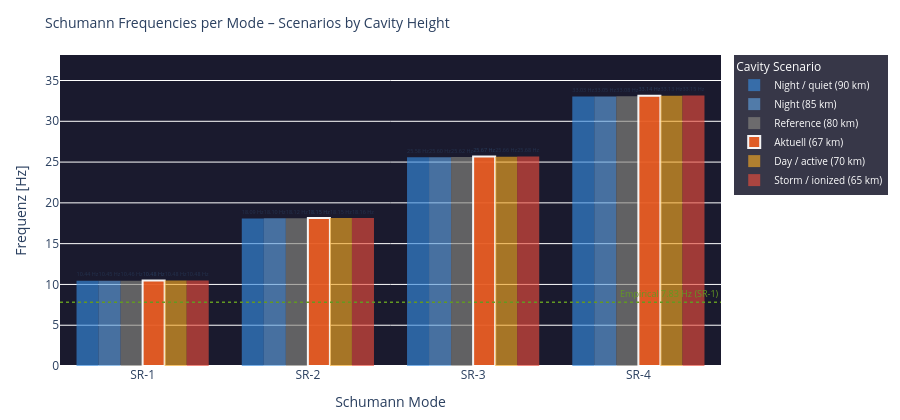

The notebook cell saved with this chart:
### Code cell
# ============================================================
# RESONANCE CONDITIONS – Schumann frequencies as bar chart
# Each SR mode: frequency at different cavity heights
# ============================================================

modi        = [1, 2, 3, 4]
h_scenarios = {
    'Night / quiet (90 km)':   90.0,
    'Night (85 km)':           85.0,
    'Reference (80 km)':        80.0,
    f'Aktuell ({h_eff:.0f} km)': float(h_eff),
    'Day / active (70 km)':     70.0,
    'Storm / ionized (65 km)': 65.0,
}
colors_h = ['#378ADD','#5F9FDD','#888780','#E85D24','#F2A623','#e74c3c']

fig = go.Figure()

x_labels = [f'SR-{n}' for n in modi]

for i, (label, h) in enumerate(h_scenarios.items()):
    freqs = [schumann_freq(n, h) for n in modi]
    # Highlight if this is the current height
    is_current = abs(h - float(h_eff)) < 0.1
    fig.add_trace(go.Bar(
        name=label,
        x=x_labels,
        y=freqs,
        marker_color=colors_h[i],
        opacity=0.95 if is_current else 0.65,
        marker_line=dict(color='white', width=2) if is_current else dict(width=0),
        text=[f'{f:.2f} Hz' for f in freqs],
        textposition='outside',
        textfont=dict(size=8),
    ))

# Referenz-Linie SR-1 = 7.83 Hz (empirisch)
fig.add_hline(y=7.83, line_dash='dot', line_color='#639922', line_width=1.5,
              annotation_text='Empirical 7.83 Hz (SR-1)',
              annotation_font=dict(size=9, color='#639922'))

fig.update_layout(
    title=dict(text='Schumann Frequencies per Mode – Scenarios by Cavity Height', font=dict(size=14)),
    barmode='group',
    xaxis=dict(title='Schumann Mode'),
    yaxis=dict(title='Frequenz [Hz]', range=[0, max(schumann_freq(4, 65)*1.15, 38)]),
    height=420,
    plot_bgcolor='#1a1a2e',
    paper_bgcolor='rgba(0,0,0,0)',
    legend=dict(title='Cavity Scenario', bgcolor='rgba(20,20,40,0.85)',
                font=dict(color='white', size=10)),
    margin=dict(l=60, r=30, t=55, b=50)
)
fig.show()

# Textausgabe Delta zur Referenz
print(f'\nFrequency delta (current {h_eff:.0f} km vs. reference 80 km):')
ref_f = {n: schumann_freq(n, 80.0) for n in modi}
act_f = {n: schumann_freq(n, float(h_eff)) for n in modi}
for n in modi:
    d = (act_f[n] - ref_f[n]) * 1000
    print(f'  SR-{n}: {act_f[n]:.4f} Hz  (Ref {ref_f[n]:.4f} Hz  Δ {d:+.1f} mHz)')

### Figure 1 — Plotly figure (JSON) as saved in the notebook; plotly's stock layout.template omitted (floating-point values rounded to 4 significant figures)
{"data": [{"marker": {"color": "#378ADD", "line": {"width": 0}}, "name": "Night / quiet (90 km)", "opacity": 0.65, "text": ["10.44 Hz", "18.09 Hz", "25.58 Hz", "33.03 Hz"], "textfont": {"size": 8}, "textposition": "outside", "type": "bar", "x": ["SR-1", "SR-2", "SR-3", "SR-4"], "y": [10.44, 18.09, 25.58, 33.03]}, {"marker": {"color": "#5F9FDD", "line": {"width": 0}}, "name": "Night (85 km)", "opacity": 0.65, "text": ["10.45 Hz", "18.10 Hz", "25.60 Hz", "33.05 Hz"], "textfont": {"size": 8}, "textposition": "outside", "type": "bar", "x": ["SR-1", "SR-2", "SR-3", "SR-4"], "y": [10.45, 18.1, 25.6, 33.05]}, {"marker": {"color": "#888780", "line": {"width": 0}}, "name": "Reference (80 km)", "opacity": 0.65, "text": ["10.46 Hz", "18.12 Hz", "25.62 Hz", "33.08 Hz"], "textfont": {"size": 8}, "textposition": "outside", "type": "bar", "x": ["SR-1", "SR-2", "SR-3", "SR-4"], "y": [10.46, 18.12, 25.62, 33.08]}, {"marker": {"color": "#E85D24", "line": {"color": "white", "width": 2}}, "name": "Aktuell (67 km)", "opacity": 0.95, "text": ["10.48 Hz", "18.15 Hz", "25.67 Hz", "33.14 Hz"], "textfont": {"size": 8}, "textposition": "outside", "type": "bar", "x": ["SR-1", "SR-2", "SR-3", "SR-4"], "y": [10.48, 18.15, 25.67, 33.14]}, {"marker": {"color": "#F2A623", "line": {"width": 0}}, "name": "Day / active (70 km)", "opacity": 0.65, "text": ["10.48 Hz", "18.15 Hz", "25.66 Hz", "33.13 Hz"], "textfont": {"size": 8}, "textposition": "outside", "type": "bar", "x": ["SR-1", "SR-2", "SR-3", "SR-4"], "y": [10.48, 18.15, 25.66, 33.13]}, {"marker": {"color": "#e74c3c", "line": {"width": 0}}, "name": "Storm / ionized (65 km)", "opacity": 0.65, "text": ["10.48 Hz", "18.16 Hz", "25.68 Hz", "33.15 Hz"], "textfont": {"size": 8}, "textposition": "outside", "type": "bar", "x": ["SR-1", "SR-2", "SR-3", "SR-4"], "y": [10.48, 18.16, 25.68, 33.15]}], "layout": {"annotations": [{"font": {"color": "#639922", "size": 9}, "showarrow": false, "text": "Empirical 7.83 Hz (SR-1)", "x": 1, "xanchor": "right", "xref": "x domain", "y": 7.83, "yanchor": "bottom", "yref": "y"}], "barmode": "group", "height": 420, "legend": {"bgcolor": "rgba(20,20,40,0.85)", "font": {"color": "white", "size": 10}, "title": {"text": "Cavity Scenario"}}, "margin": {"b": 50, "l": 60, "r": 30, "t": 55}, "paper_bgcolor": "rgba(0,0,0,0)", "plot_bgcolor": "#1a1a2e", "shapes": [{"line": {"color": "#639922", "dash": "dot", "width": 1.5}, "type": "line", "x0": 0, "x1": 1, "xref": "x domain", "y0": 7.83, "y1": 7.83, "yref": "y"}], "title": {"font": {"size": 14}, "text": "Schumann Frequencies per Mode – Scenarios by Cavity Height"}, "xaxis": {"title": {"text": "Schumann Mode"}}, "yaxis": {"range": [0, 38.13], "title": {"text": "Frequenz [Hz]"}}}}
